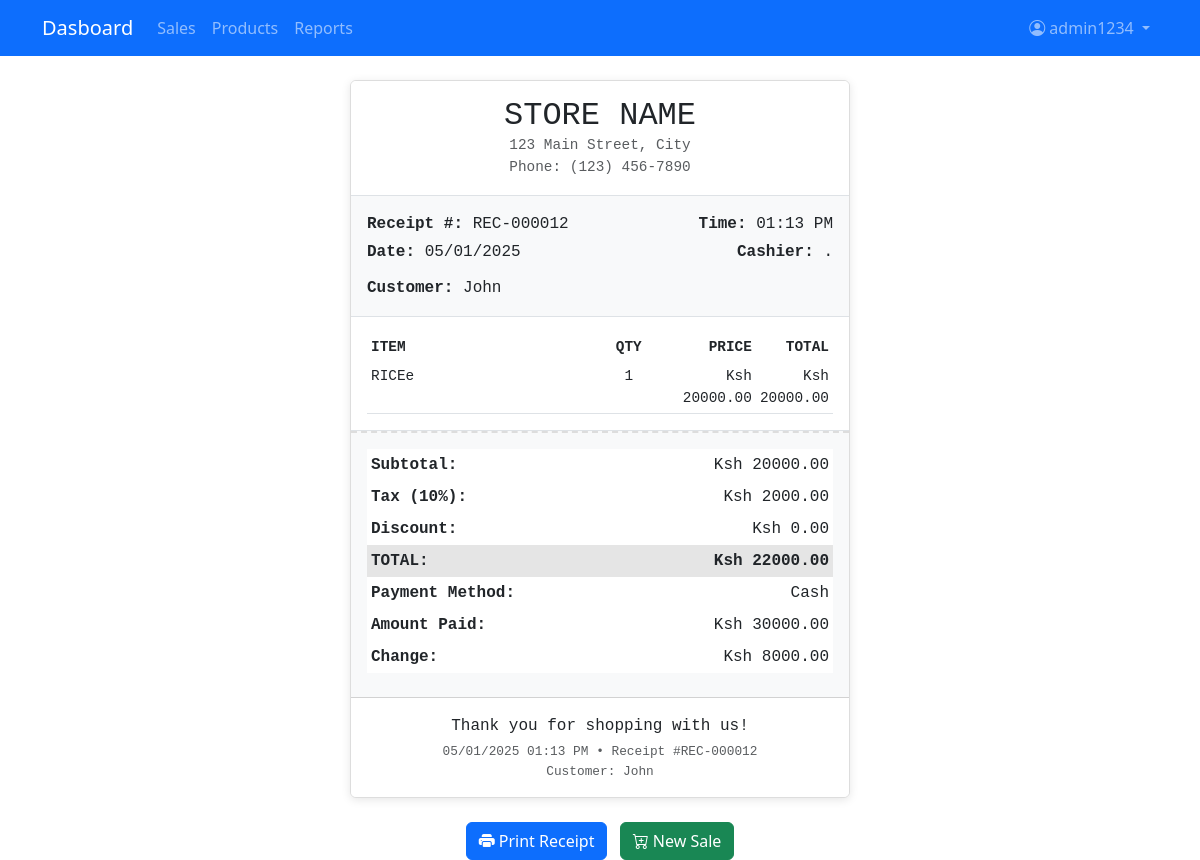
Page /receipt/12/ (signed in) on the committed database.
### main/models.py (models this page shows, shortened)
class Sale(models.Model):
    PAYMENT_METHODS = [
        ('cash', 'Cash'),
        ('card', 'Credit Card'),
        ('mobile', 'Mobile Payment'),
    ]
    cashier = models.ForeignKey(User, on_delete=models.PROTECT)
    customer = models.ForeignKey(Customer, on_delete=models.SET_NULL, null=True, blank=True)
    created_at = models.DateTimeField(auto_now_add=True, blank=True)
    payment_method = models.CharField(max_length=10, choices=PAYMENT_METHODS)
    subtotal = models.DecimalField(max_digits=10, decimal_places=2, default=0)
    tax = models.DecimalField(max_digits=10, decimal_places=2, default=0)
    discount = models.DecimalField(max_digits=10, decimal_places=2, default=0)
    total = models.DecimalField(max_digits=10, decimal_places=2, default=0)
    amount_paid = models.DecimalField(max_digits=10, decimal_places=2, default=0)
    change = models.DecimalField(max_digits=10, decimal_places=2, default=0)
    completed = models.BooleanField(default=False)

class Receipt(models.Model):
    sale = models.OneToOneField(Sale, on_delete=models.CASCADE)
    receipt_number = models.CharField(max_length=20, unique=True)
    printed = models.BooleanField(default=False)
    created_at = models.DateTimeField(auto_now_add=True, blank=True)

class Customer(models.Model):
    name = models.CharField(max_length=200)
    phone = models.CharField(max_length=20, blank=True)
    email = models.EmailField(blank=True)
    address = models.TextField(blank=True)

class SaleItem(models.Model):
    sale = models.ForeignKey(Sale, on_delete=models.CASCADE, related_name='items')
    product = models.ForeignKey(Product, on_delete=models.PROTECT)
    quantity = models.PositiveIntegerField(default=1)
    price = models.DecimalField(max_digits=10, decimal_places=2)
    total = models.DecimalField(max_digits=10, decimal_places=2)

class Product(models.Model):
    barcode = models.CharField(max_length=100, unique=True, blank=True, null=True)
    name = models.CharField(max_length=200)
    category = models.ForeignKey(Category, on_delete=models.SET_NULL, null=True)
    price = models.DecimalField(max_digits=10, decimal_places=2, validators=[MinValueValidator(0)])
    cost = models.DecimalField(max_digits=10, decimal_places=2, validators=[MinValueValidator(0)], default=0)
    stock = models.PositiveIntegerField(default=0)
    image = models.ImageField(upload_to='products/', blank=True, null=True)
    barcode_image = models.ImageField(upload_to='barcodes/', blank=True, null=True)

### main/views.py (the view)
# urls.py: path('receipt/<int:receipt_id>/', views.receipt, name='receipt'),
@login_required
def receipt(request, receipt_id):
    sale = get_object_or_404(
        Sale.objects.select_related('cashier', 'customer', 'receipt')
                   .prefetch_related('items__product'),
        id=receipt_id
    )
    if request.GET.get('format') == 'pdf':
        return generate_pdf_receipt(sale)
    context = {
        'sale': sale,
    }
    return render(request, 'pos/receipt.html', context)

### main/templates/pos/receipt.html (shortened to what this page needs)
{% extends 'base.html' %}
{% load static %}
{% block content %}
<div class="container mt-4">
    <div class="card receipt-card" style="max-width: 500px; margin: 0 auto; border: 1px solid #ddd;">
        <div class="card-header bg-white text-center py-3 border-bottom">
            <h2 class="mb-0" style="font-family: 'Courier New', monospace;">STORE NAME</h2>
            <p class="mb-0 text-muted" style="font-size: 0.9rem;">123 Main Street, City</p>
            <p class="mb-0 text-muted" style="font-size: 0.9rem;">Phone: (123) 456-7890</p>
        </div>
        <div class="card-body p-0">
            <div class="receipt-info p-3 border-bottom">
                <div class="row">
                    <div class="col-6">
                        <p class="mb-1"><strong>Receipt #:</strong> {{ sale.receipt.receipt_number|default:sale.id }}</p>
                        <p class="mb-1"><strong>Date:</strong> {{ sale.created_at|date:"m/d/Y" }}</p>
                    </div>
                    <div class="col-6 text-end">
                        <p class="mb-1"><strong>Time:</strong> {{ sale.created_at|date:"h:i A" }}</p>
                        <p class="mb-1"><strong>Cashier:</strong> {{ sale.cashier.first_name|first }}.</p>
                    </div>
                </div>
                {% if sale.customer %}
                <p class="mb-0 mt-2"><strong>Customer:</strong> {{ sale.customer.name }}</p>
                {% endif %}
            </div>
            <div class="receipt-items p-3 border-bottom">
                <table class="table table-sm mb-0">
                    <thead>
                        <tr class="border-top-0">
                            <th class="border-0" style="width: 50%">ITEM</th>
                            <th class="border-0 text-center" style="width: 15%">QTY</th>
                            <th class="border-0 text-end" style="width: 20%">PRICE</th>
                            <th class="border-0 text-end" style="width: 15%">TOTAL</th>
                        </tr>
                    </thead>
                    <tbody>
                        {% for item in sale.items.all %}
                        <tr>
                            <td class="py-1">{{ item.product.name }}</td>
                            <td class="text-center py-1">{{ item.quantity }}</td>
                            <td class="text-end py-1">Ksh {{ item.price|floatformat:2 }}</td>
                            <td class="text-end py-1">Ksh {{ item.total|floatformat:2 }}</td>
                        </tr>
                        {% endfor %}
                    </tbody>
                </table>
            </div>
            <div class="receipt-summary p-3">
                <table class="table table-sm mb-2">
                    <tr>
                        <td class="border-0 py-1"><strong>Subtotal:</strong></td>
                        <td class="border-0 text-end py-1">Ksh {{ sale.subtotal|floatformat:2 }}</td>
                    </tr>
                    <tr>
                        <td class="border-0 py-1"><strong>Tax (10%):</strong></td>
                        <td class="border-0 text-end py-1">Ksh {{ sale.tax|floatformat:2 }}</td>
                    </tr>
                    <tr>
                        <td class="border-0 py-1"><strong>Discount:</strong></td>
                        <td class="border-0 text-end py-1">Ksh {{ sale.discount|floatformat:2 }}</td>
                    </tr>
                    <tr class="table-active">
                        <td class="border-0 py-1"><strong>TOTAL:</strong></td>
                        <td class="border-0 text-end py-1"><strong>Ksh {{ sale.total|floatformat:2 }}</strong></td>
                    </tr>
                    <tr>
                        <td class="border-0 py-1"><strong>Payment Method:</strong></td>
                        <td class="border-0 text-end py-1">{{ sale.get_payment_method_display }}</td>
                    </tr>
                    <tr>
                        <td class="border-0 py-1"><strong>Amount Paid:</strong></td>
                        <td class="border-0 text-end py-1">Ksh {{ sale.amount_paid|floatformat:2 }}</td>
                    </tr>
                    <tr>
                        <td class="border-0 py-1"><strong>Change:</strong></td>
                        <td class="border-0 text-end py-1">Ksh {{ sale.change|floatformat:2 }}</td>
                    </tr>
                </table>
            </div>
        </div>
        <div class="card-footer bg-white text-center py-3">
            <p class="mb-1">Thank you for shopping with us!</p>
            <p class="mb-0 text-muted" style="font-size: 0.8rem;">
                {{ sale.created_at|date:"m/d/Y h:i A" }} •
                Receipt #{{ sale.receipt.receipt_number|default:sale.id }}
            </p>
            {% if sale.customer %}
            <p class="mb-0 text-muted" style="font-size: 0.8rem;">
                Customer: {{ sale.customer.name }}
            </p>
            {% endif %}
        </div>
    </div>
    <div class="mt-4 text-center no-print">
        <button onclick="window.print()" class="btn btn-primary me-2">
            <i class="bi bi-printer-fill"></i> Print Receipt
        </button>
        <a href="{% url 'pos' %}" class="btn btn-success">
            <i class="bi bi-cart-plus"></i> New Sale
        </a>
    </div>
</div>
{% endblock %}

### main/templates/base.html (shortened to what this page needs)
<!DOCTYPE html>
<html lang="en">
<head>
    <link href="https://cdn.jsdelivr.net/npm/bootstrap@5.3.0/dist/css/bootstrap.min.css" rel="stylesheet">
    <link rel="stylesheet" href="https://cdn.jsdelivr.net/npm/bootstrap-icons@1.10.0/font/bootstrap-icons.css">
</head>
<body>
    <nav class="navbar navbar-expand-lg navbar-dark bg-primary mb-4">
        <div class="container">
            <a class="navbar-brand" href="{% url 'dashboard' %}">Dasboard</a>
            <div class="collapse navbar-collapse" id="navbarNav">
                <ul class="navbar-nav me-auto">
                    {% if user.is_authenticated %}
                        <li class="nav-item">
                            <a class="nav-link" href="{% url 'pos' %}">Sales</a>
                        </li>
                        <li class="nav-item">
                            <a class="nav-link" href="{% url 'product_list' %}">Products</a>
                        </li>
                        <li class="nav-item">
                            <a class="nav-link" href="{% url 'sales_report' %}">Reports</a>
                        </li>
                    {% endif %}
                </ul>
                <ul class="navbar-nav">
                    {% if user.is_authenticated %}
                        <li class="nav-item dropdown">
                            <a class="nav-link dropdown-toggle" href="#" role="button" data-bs-toggle="dropdown">
                                <i class="bi bi-person-circle"></i> {{ user.username }}
                            </a>
                        </li>
                    {% endif %}
                </ul>
            </div>
        </div>
    </nav>
    <div class="container">
        {% block content %}{% endblock %}
    </div>
</body>
</html>

### main/templates/pos/receipt.html (style rules this page uses)
.receipt-card { box-shadow: 0 2px 10px rgba(0,0,0,0.1); font-family: 'Courier New', monospace; }
.receipt-info { background-color: #f8f9fa; }
.receipt-items { font-size: 0.9rem; }
.receipt-summary { background-color: #f8f9fa; border-top: 2px dashed #ddd; }

### rows in the picture
Sale: receipt.receipt_number "REC-000012", created_at "05/01/2025", created_at "01:13 PM", customer.name "John", subtotal "20000.00", tax "2000.00", discount "0.00", total "22000.00", payment_method "Cash", amount_paid "30000.00", change "8000.00", created_at "05/01/2025 01:13 PM"
SaleItem: product.name "RICEe", quantity "1", price "20000.00", total "20000.00"

### other values in the picture
{{ user.username }} "admin1234"
